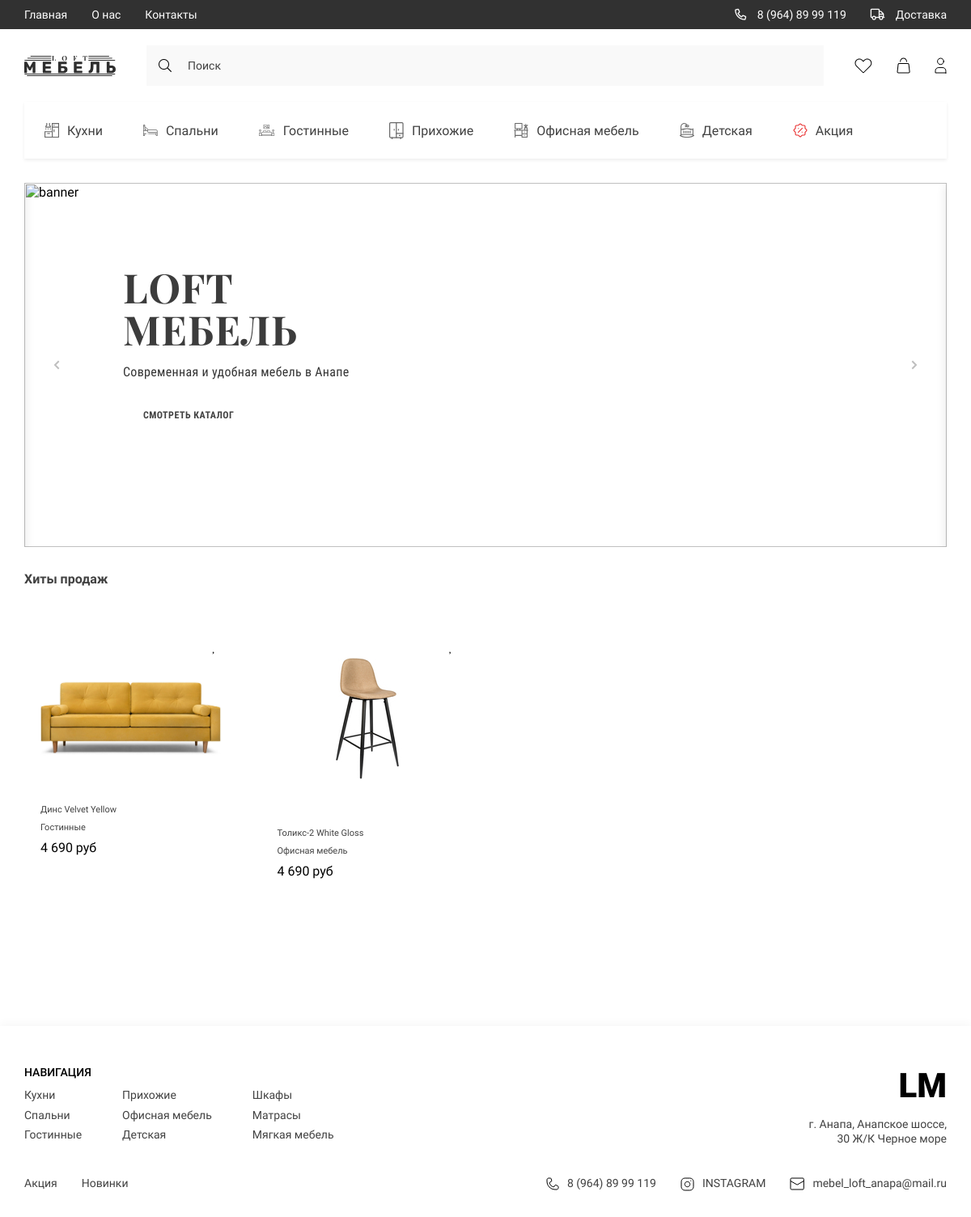
The page / on the database its author committed.
### digital/models.py (models this page shows, shortened)
class Category(models.Model):
    title = models.CharField(max_length=150, verbose_name='Название категории')
    image = models.ImageField(upload_to='categories/', null=True, blank=True, verbose_name='Картинка')
    slug = models.SlugField(unique=True, null=True)
    parent = models.ForeignKey('self', on_delete=models.CASCADE, null=True, blank=True,
                               verbose_name='Категория', related_name='subcategories')
    def get_absolute_url(self):
        return reverse('category_page', kwargs={'slug': self.slug})
    def get_image_category(self):
        if self.image:
            return self.image.url
        else:
            return '-'
    def __str__(self):
        return self.title
    class Meta:
        verbose_name = 'Категория'
        verbose_name_plural = 'Категории'

class Product(models.Model):
    title = models.CharField(max_length=150, verbose_name='Название товара')
    price = models.FloatField(verbose_name='Цена')
    quantity = models.IntegerField(default=0, verbose_name='Количество')
    created_at = models.DateTimeField(auto_now_add=True, verbose_name='Дата добавления')
    credit = models.CharField(max_length=250, null=True, blank=True, verbose_name='Рассрочка')
    discount = models.CharField(max_length=250, null=True, blank=True, verbose_name='Скидка')
    category = models.ForeignKey(Category, on_delete=models.CASCADE, related_name='products',
                                 verbose_name='Категория')
    slug = models.SlugField(unique=True, null=True)
    color_name = models.CharField(max_length=150, verbose_name='Навзание цыета')
    color_code = models.CharField(max_length=150, verbose_name='Код цвета')
    length = models.CharField(max_length=100, null=True, blank=True, verbose_name='Длина')
    width = models.CharField(max_length=100, null=True, blank=True, verbose_name='Ширина')
    height = models.CharField(max_length=100, null=True, blank=True, verbose_name='Высота')
    def get_absolute_url(self):
        return reverse('product_detail', kwargs={'slug': self.slug})
    def get_image_product(self):
        if self.images:
            try:
                return self.images.first().image.url
            except:
                return '-'
        else:
            return '-'
    class Meta:
        verbose_name = 'Товар'
        verbose_name_plural = 'Товары'

class Gallery(models.Model):
    image = models.ImageField(upload_to='products/', verbose_name='Картинка товара')
    product = models.ForeignKey(Product, on_delete=models.CASCADE, related_name='images')
    class Meta:
        verbose_name = 'Картинка Товара'
        verbose_name_plural = 'Картинки Товаров'

### digital/views.py (the view)
# urls.py: path('', ProductList.as_view(), name='index'),
class ProductList(ListView):
    model = Product
    context_object_name = 'categories'
    extra_context = {
        'title': 'DigitalStore'
    }
    template_name = 'digital/index.html'
    def get_queryset(self):
        categories = Category.objects.filter(parent=None)
        return categories

### digital/templatetags/digital_tags.py (called while the page is built)
@register.simple_tag()
def get_categories():
    return Category.objects.filter(parent=None)

@register.simple_tag()
def get_normal_price(price):
    return f'{int(price):_}'.replace('_', ' ')

### digital/templates/digital/index.html (shortened to what this page needs)
{% extends 'base.html' %}
{% load digital_tags %}
{% block main %}
<main class="main">
            <div class="container">
                <section class="products">
                    <h2 class="products__title">Хиты продаж</h2>
                    <div class="products__content">
                        {% for category in categories %}
                        {% for product in category.products.all %}
                        {% include 'digital/components/_card_product.html' %}
                        {% endfor %}
                        {% endfor %}
                    </div>
                </section>
            </div>
        </main>
{% endblock main %}

### templates/components_base/_categories.html
{%  load digital_tags %}
{% get_categories as categories %}
<ul class="header__list _categories">
                    {% for category in categories %}
                    <li>
                        <a href="{{ category.get_absolute_url }}" class="header__list-links">
                                <span class="header__list-img">
                                    <img src="{{ category.get_image_category }}" alt="icons">
                                </span>
                            {{ category.title }}
                        </a>
                    </li>
                    {% endfor %}
                </ul>

### digital/templates/digital/components/_card_product.html (shortened to what this page needs)
{% load digital_tags %}
<div class="products__item">
    <a href="{% url 'save_favorite' product.slug %}" class="products__item-heart">
    </a>
    <a href="{{ product.get_absolute_url }}"> <img src="{{ product.get_image_product }}" alt=""
                                   class="products__item-img"></a>
    <div class="products__item-text">
        <div class="products__item-desrc">{{ product.title }}</div>
        <div class="products__item-desrc">{{ product.category }}</div>
        <div class="products__item-price">{% get_normal_price  product.price %} руб</div>
    </div>
</div>

### digital/static/digital/style/style.css (style rules this page uses)
:root { --containerWidth: 1140px; --primaryColor: #414141; --primaryFont: 'Roboto'; --mainColor: #245462; }
* { padding: 0; margin: 0; box-sizing: border-box; text-decoration: none; list-style: none; font-family: var(--primaryFont); }
.container { width: 100%; max-width: calc(var(--containerWidth) + 30px); margin: 0 auto; padding: 0 15px; }
.nav__content-bars, ._categories, .nav__list-links>img, .nav__bars-open, ._truck { display: none; }
.header__list { display: flex; justify-content: space-between; align-items: center; }
.header__list._categories { justify-content: flex-start; width: 100%; overflow-x: scroll; background: #FFFFFF; box-shadow: 0px 2px 4px rgba(0, 0, 0, 0.07); margin-bottom: 30px; }
.header__list-links { padding: 24px 25px; display: flex; justify-content: center; align-items: center; height: 70px; transition: background .3s linear, color .3s linear; width: max-content; font-family: 'Roboto'; font-size: 16px; line-height: 19px; color: #414141; }
.header__list-links img { margin-right: 10px; min-width: 18px; transition: filter .3s linear; }
.main { width: 100%; flex-grow: 1; padding-bottom: 150px; }
.products { width: 100%; display: flex; flex-direction: column; margin-top: 30px; }
.products__title { font-size: 16px; line-height: 19px; color: #414141; margin-bottom: 35px; }
.products__content { width: 100%; display: grid; grid-template-columns: repeat(4, minmax(137.67px, 263px)); column-gap: 30px; row-gap: 10px; }
.products__item { display: flex; justify-content: center; flex-direction: column; align-items: center; padding: 53px 20px 32px; transition: transform .3s linear; position: relative; }
.products__item-text { width: 100%; margin-top: 54px; }
.products__item-desrc { font-size: 11px; line-height: 13px; color: #414141; margin: 6px 0 9px; }
.products__item-heart { position: absolute; top: 21px; right: 15px; display: flex; padding: 10px; }
.products__item-heart::before { content: '\f004'; font-family: 'heart'; color: #000; }
.products__item-img { width: 100%; }

### rows shown on the page
Category: get_image_category (picture), title "Кухни"
Category: get_image_category (picture), title "Спальни"
Category: get_image_category (picture), title "Гостинные"
Category: get_image_category (picture), title "Прихожие"
Category: get_image_category (picture), title "Офисная мебель"
Category: get_image_category (picture), title "Детская"
Category: get_image_category (picture), title "Акция"
Product: get_image_product (picture), title "Динс Velvet Yellow", category "Гостинные", price "4 690"
Product: get_image_product (picture), title "Толикс-2 White Gloss", category "Офисная мебель", price "4 690"
